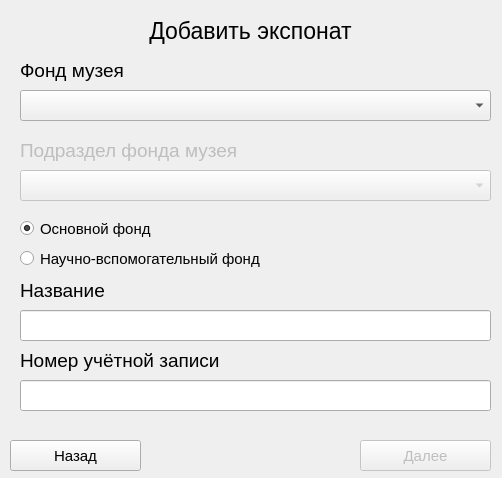
<?xml version="1.0" encoding="UTF-8"?>
<ui version="4.0">
 <class>addForm</class>
 <widget class="QWidget" name="addForm">
  <property name="geometry">
   <rect>
    <x>0</x>
    <y>0</y>
    <width>502</width>
    <height>478</height>
   </rect>
  </property>
  <property name="windowTitle">
   <string>Form</string>
  </property>
  <property name="styleSheet">
   <string notr="true"/>
  </property>
  <widget class="QLabel" name="Title">
   <property name="geometry">
    <rect>
     <x>10</x>
     <y>15</y>
     <width>481</width>
     <height>31</height>
    </rect>
   </property>
   <property name="font">
    <font>
     <pointsize>17</pointsize>
    </font>
   </property>
   <property name="text">
    <string>Добавить экспонат</string>
   </property>
   <property name="alignment">
    <set>Qt::AlignCenter</set>
   </property>
  </widget>
  <widget class="QLabel" name="labelSelection">
   <property name="geometry">
    <rect>
     <x>20</x>
     <y>60</y>
     <width>231</width>
     <height>21</height>
    </rect>
   </property>
   <property name="font">
    <font>
     <pointsize>14</pointsize>
    </font>
   </property>
   <property name="text">
    <string>Фонд музея</string>
   </property>
  </widget>
  <widget class="QComboBox" name="Section">
   <property name="geometry">
    <rect>
     <x>20</x>
     <y>90</y>
     <width>471</width>
     <height>31</height>
    </rect>
   </property>
   <property name="font">
    <font>
     <pointsize>11</pointsize>
     <weight>50</weight>
     <bold>false</bold>
    </font>
   </property>
   <property name="editable">
    <bool>false</bool>
   </property>
   <property name="currentText">
    <string notr="true"/>
   </property>
   <property name="maxVisibleItems">
    <number>10</number>
   </property>
   <property name="duplicatesEnabled">
    <bool>false</bool>
   </property>
   <property name="placeholderText" stdset="0">
    <string/>
   </property>
  </widget>
  <widget class="QLabel" name="labelSubselection">
   <property name="enabled">
    <bool>false</bool>
   </property>
   <property name="geometry">
    <rect>
     <x>20</x>
     <y>140</y>
     <width>231</width>
     <height>21</height>
    </rect>
   </property>
   <property name="font">
    <font>
     <pointsize>14</pointsize>
    </font>
   </property>
   <property name="text">
    <string>Подраздел фонда музея</string>
   </property>
  </widget>
  <widget class="QComboBox" name="Subselection">
   <property name="enabled">
    <bool>false</bool>
   </property>
   <property name="geometry">
    <rect>
     <x>20</x>
     <y>170</y>
     <width>471</width>
     <height>31</height>
    </rect>
   </property>
   <property name="font">
    <font>
     <pointsize>11</pointsize>
     <weight>50</weight>
     <bold>false</bold>
    </font>
   </property>
   <property name="editable">
    <bool>false</bool>
   </property>
   <property name="currentText">
    <string notr="true"/>
   </property>
   <property name="maxVisibleItems">
    <number>10</number>
   </property>
   <property name="duplicatesEnabled">
    <bool>false</bool>
   </property>
   <property name="placeholderText" stdset="0">
    <string/>
   </property>
  </widget>
  <widget class="QRadioButton" name="radioButtonFond_1">
   <property name="geometry">
    <rect>
     <x>20</x>
     <y>220</y>
     <width>141</width>
     <height>17</height>
    </rect>
   </property>
   <property name="font">
    <font>
     <pointsize>11</pointsize>
    </font>
   </property>
   <property name="text">
    <string>Основной фонд</string>
   </property>
   <property name="checked">
    <bool>true</bool>
   </property>
  </widget>
  <widget class="QRadioButton" name="radioButtonFond_2">
   <property name="geometry">
    <rect>
     <x>20</x>
     <y>250</y>
     <width>271</width>
     <height>17</height>
    </rect>
   </property>
   <property name="font">
    <font>
     <pointsize>11</pointsize>
    </font>
   </property>
   <property name="text">
    <string>Научно-вспомогательный фонд</string>
   </property>
   <property name="checked">
    <bool>false</bool>
   </property>
  </widget>
  <widget class="QPushButton" name="nextButton">
   <property name="enabled">
    <bool>false</bool>
   </property>
   <property name="geometry">
    <rect>
     <x>360</x>
     <y>440</y>
     <width>131</width>
     <height>31</height>
    </rect>
   </property>
   <property name="font">
    <font>
     <pointsize>11</pointsize>
    </font>
   </property>
   <property name="text">
    <string>Далее</string>
   </property>
  </widget>
  <widget class="QPushButton" name="backButton">
   <property name="geometry">
    <rect>
     <x>10</x>
     <y>440</y>
     <width>131</width>
     <height>31</height>
    </rect>
   </property>
   <property name="font">
    <font>
     <pointsize>11</pointsize>
    </font>
   </property>
   <property name="text">
    <string>Назад</string>
   </property>
  </widget>
  <widget class="QLineEdit" name="lineEditName">
   <property name="geometry">
    <rect>
     <x>20</x>
     <y>310</y>
     <width>471</width>
     <height>31</height>
    </rect>
   </property>
   <property name="font">
    <font>
     <pointsize>14</pointsize>
    </font>
   </property>
   <property name="text">
    <string/>
   </property>
  </widget>
  <widget class="QLabel" name="labelName">
   <property name="geometry">
    <rect>
     <x>20</x>
     <y>280</y>
     <width>291</width>
     <height>21</height>
    </rect>
   </property>
   <property name="font">
    <font>
     <pointsize>14</pointsize>
    </font>
   </property>
   <property name="text">
    <string>Название</string>
   </property>
  </widget>
  <widget class="QLabel" name="labelNumber">
   <property name="geometry">
    <rect>
     <x>20</x>
     <y>350</y>
     <width>291</width>
     <height>21</height>
    </rect>
   </property>
   <property name="font">
    <font>
     <pointsize>14</pointsize>
    </font>
   </property>
   <property name="text">
    <string>Номер учётной записи</string>
   </property>
  </widget>
  <widget class="QLineEdit" name="lineEditNumber">
   <property name="geometry">
    <rect>
     <x>20</x>
     <y>380</y>
     <width>471</width>
     <height>31</height>
    </rect>
   </property>
   <property name="font">
    <font>
     <pointsize>14</pointsize>
    </font>
   </property>
   <property name="text">
    <string/>
   </property>
  </widget>
 </widget>
 <resources/>
 <connections/>
</ui>
